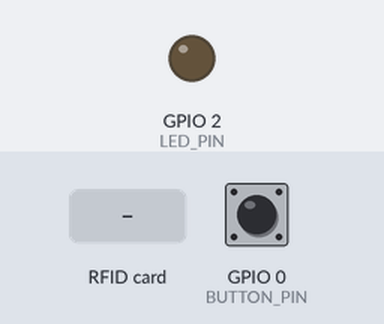
Simulated run of this sketch. Board: ESP32. Shown: output pins drawn as LEDs (lit = HIGH). Dashed ring = blinking. The inputs (shaded band) are chosen by the test bench; at power-on: GPIO 0 (BUTTON_PIN) HIGH. What the sketch prints to the serial monitor is not drawn.

Above: at 2.4 s.
2.5 s: GPIO 0 (BUTTON_PIN) pulled LOW for 0.15 s
At 2.66 s:
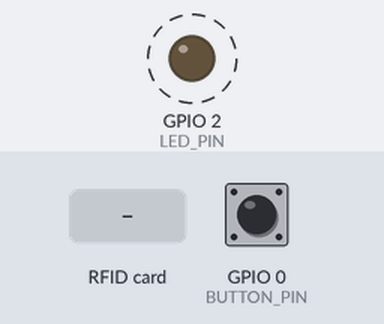
4.1 s: RFID card 5E 7A 19 C4 held to the reader
At 5.3 s:
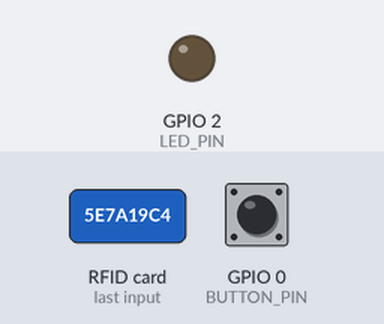
Timing chart, 0 to 7.1 s (numbered marks = the images above; inputs shaded):
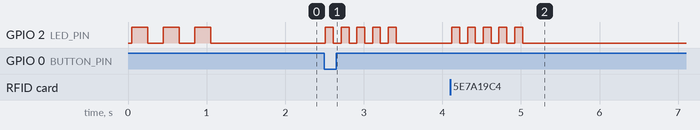

Measured:
- after the input at 2.5 s, GPIO 2 (LED_PIN): alternates HIGH for 0.10 s and LOW for 0.10 s, 10 changes in all, then stays LOW, starting at once
- after the input at 4.1 s, GPIO 2 (LED_PIN): alternates HIGH for 0.10 s and LOW for 0.10 s, 10 changes in all, then stays LOW, starting at once

The sketch:

Test_ESP32_RFID_RC522.ino
```cpp
/*
 * Programa de prueba para módulo RFID-RC522 con ESP32 de 30 pines
 *
 * Conexiones:
 * RFID RC522 -> ESP32
 * SDA  -> D4 (GPIO 4)
 * SCK  -> D18 (GPIO 18)
 * MOSI -> D23 (GPIO 23)
 * MISO -> D19 (GPIO 19)
 * GND  -> GND
 * RST  -> D15 (GPIO 15)
 * 3.3V -> 3.3V
 *
 * LED integrado -> GPIO 2
 * Botón integrado (BOOT) -> GPIO 0
 */

#include <SPI.h>
#include <MFRC522.h>

// Pines del RFID
#define SS_PIN 4
#define RST_PIN 15

// Pines integrados en la ESP32
#define LED_PIN 2      // LED integrado (azul)
#define BUTTON_PIN 0   // Botón BOOT integrado

MFRC522 rfid(SS_PIN, RST_PIN);
MFRC522::MIFARE_Key key;

// Variables para almacenar hasta 5 tarjetas autorizadas
byte authorizedUIDs[5][4];
int authorizedCount = 0;
bool learningMode = false;

void setup() {
  Serial.begin(115200);

  // Configurar pines
  pinMode(LED_PIN, OUTPUT);
  pinMode(BUTTON_PIN, INPUT_PULLUP);

  // Inicializar SPI
  SPI.begin();

  // Inicializar RFID
  rfid.PCD_Init();

  // Preparar la clave (por defecto FFFFFFFFFFFFh)
  for (byte i = 0; i < 6; i++) {
    key.keyByte[i] = 0xFF;
  }

  // Señal de inicio (3 parpadeos rápidos)
  for(int i = 0; i < 3; i++) {
    digitalWrite(LED_PIN, HIGH);
    delay(200);
    digitalWrite(LED_PIN, LOW);
    delay(200);
  }

  Serial.println("\n=================================");
  Serial.println("  RFID-RC522 Sistema de Prueba");
  Serial.println("=================================");
  Serial.println("\nMódulo RFID inicializado correctamente");
  Serial.println("Versión: " + String(rfid.PCD_ReadRegister(rfid.VersionReg), HEX));
  Serial.println("\n--- INSTRUCCIONES ---");
  Serial.println("• Acerca una tarjeta/tag al lector para leerla");
  Serial.println("• Mantén presionado el botón BOOT y acerca");
  Serial.println("  una tarjeta para registrarla (máx. 5)");
  Serial.println("• Las tarjetas registradas encenderán el LED");
  Serial.println("=================================\n");
}

void loop() {
  // Verificar si se presiona el botón para entrar en modo aprendizaje
  if (digitalRead(BUTTON_PIN) == LOW && !learningMode) {
    learningMode = true;
    Serial.println("\n>>> MODO APRENDIZAJE ACTIVADO <<<");
    Serial.println("Acerca una tarjeta para registrarla...");

    // Parpadeo rápido mientras se mantiene el botón
    for(int i = 0; i < 5; i++) {
      digitalWrite(LED_PIN, HIGH);
      delay(100);
      digitalWrite(LED_PIN, LOW);
      delay(100);
    }
  }

  if (digitalRead(BUTTON_PIN) == HIGH && learningMode) {
    learningMode = false;
    Serial.println(">>> Modo aprendizaje desactivado <<<\n");
  }

  // Verificar si hay una tarjeta presente
  if (!rfid.PICC_IsNewCardPresent())
    return;

  // Intentar leer la tarjeta
  if (!rfid.PICC_ReadCardSerial())
    return;

  // Mostrar información de la tarjeta
  Serial.println("\n--- Tarjeta detectada ---");
  Serial.print("UID: ");
  printHex(rfid.uid.uidByte, rfid.uid.size);
  Serial.println();

  Serial.print("Tipo: ");
  MFRC522::PICC_Type piccType = rfid.PICC_GetType(rfid.uid.sak);
  Serial.println(rfid.PICC_GetTypeName(piccType));

  // Modo aprendizaje: guardar la tarjeta
  if (learningMode && authorizedCount < 5) {
    bool alreadyExists = false;

    // Verificar si ya está registrada
    for(int i = 0; i < authorizedCount; i++) {
      if (compareUID(rfid.uid.uidByte, authorizedUIDs[i], rfid.uid.size)) {
        alreadyExists = true;
        break;
      }
    }

    if (!alreadyExists) {
      // Guardar nueva tarjeta
      for(byte i = 0; i < rfid.uid.size; i++) {
        authorizedUIDs[authorizedCount][i] = rfid.uid.uidByte[i];
      }
      authorizedCount++;

      Serial.println("✓ Tarjeta registrada exitosamente!");
      Serial.println("Total registradas: " + String(authorizedCount) + "/5");

      // Parpadeo de confirmación
      for(int i = 0; i < 3; i++) {
        digitalWrite(LED_PIN, HIGH);
        delay(300);
        digitalWrite(LED_PIN, LOW);
        delay(300);
      }
    } else {
      Serial.println("⚠ Esta tarjeta ya está registrada");
      digitalWrite(LED_PIN, HIGH);
      delay(1000);
      digitalWrite(LED_PIN, LOW);
    }
  }
  // Modo normal: verificar acceso
  else {
    bool authorized = false;

    // Verificar si está en la lista
    for(int i = 0; i < authorizedCount; i++) {
      if (compareUID(rfid.uid.uidByte, authorizedUIDs[i], rfid.uid.size)) {
        authorized = true;
        break;
      }
    }

    if (authorized) {
      Serial.println("✓ ACCESO AUTORIZADO");
      digitalWrite(LED_PIN, HIGH);
      delay(2000);
      digitalWrite(LED_PIN, LOW);
    } else {
      Serial.println("✗ ACCESO DENEGADO");
      // Parpadeo rápido de denegación
      for(int i = 0; i < 5; i++) {
        digitalWrite(LED_PIN, HIGH);
        delay(100);
        digitalWrite(LED_PIN, LOW);
        delay(100);
      }
    }
  }

  Serial.println("-------------------------\n");

  // Detener la lectura
  rfid.PICC_HaltA();
  rfid.PCD_StopCrypto1();

  delay(500);
}

// Función para imprimir en hexadecimal
void printHex(byte *buffer, byte bufferSize) {
  for (byte i = 0; i < bufferSize; i++) {
    Serial.print(buffer[i] < 0x10 ? " 0" : " ");
    Serial.print(buffer[i], HEX);
  }
}

// Función para comparar UIDs
bool compareUID(byte *uid1, byte *uid2, byte size) {
  for(byte i = 0; i < size; i++) {
    if(uid1[i] != uid2[i]) {
      return false;
    }
  }
  return true;
}
```
